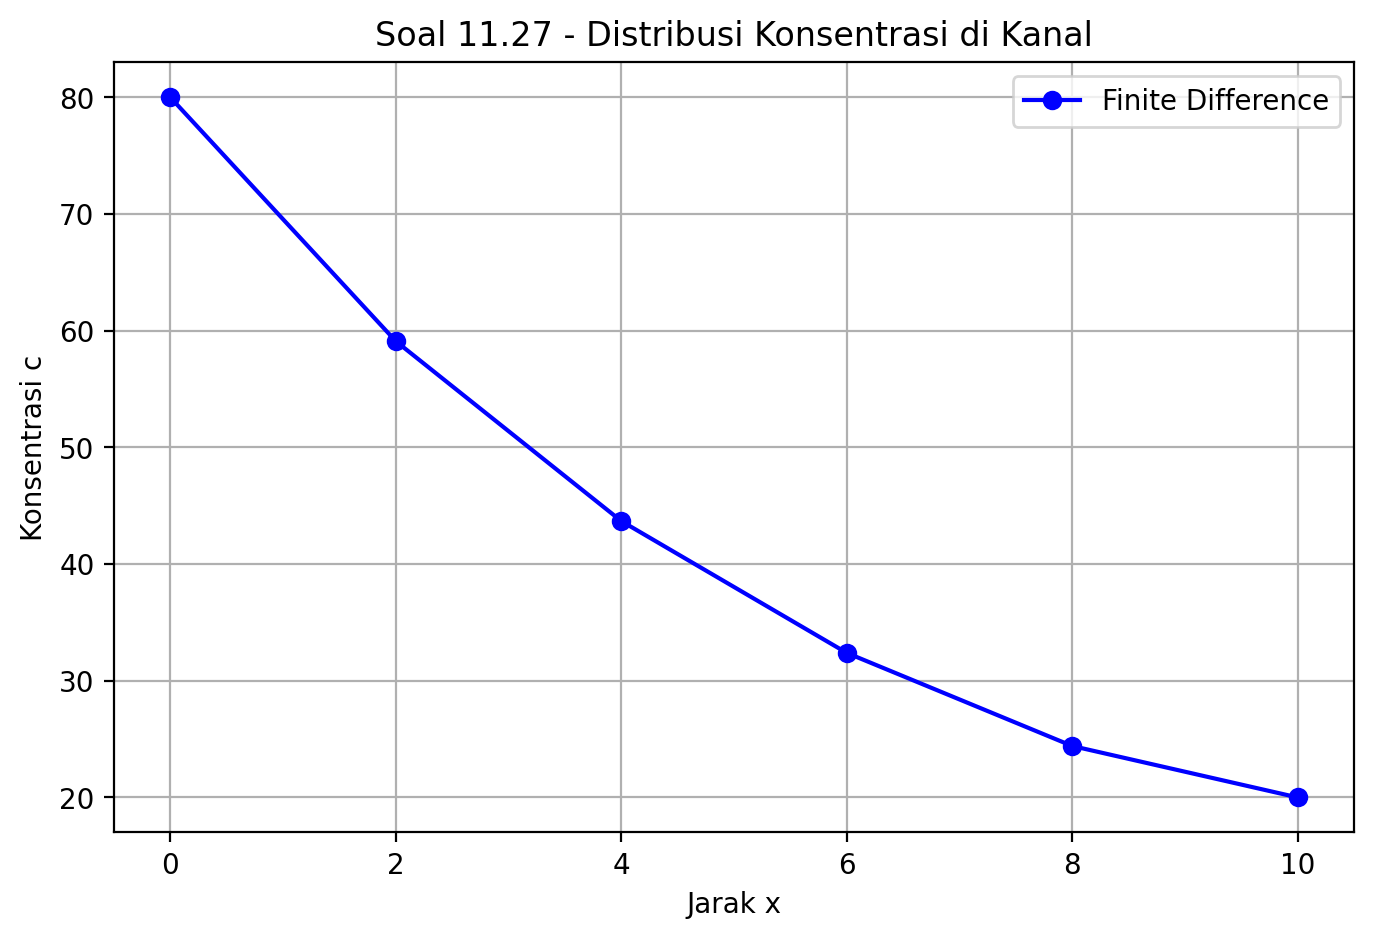

This chart was generated by the following Python code:
"""
soal11_27.py
Nama  : Nazril Ilham Kakame
NIM   : F5512510026
Kelas : Teknik Informatika A

Soal 11.27
Menyelesaikan persamaan diferensial kanal satu dimensi dengan metode beda hingga.

Persamaan:
0 = D * d2c/dx2 - U * dc/dx - k*c

Diketahui:
D = 2
U = 1
k = 0.2
c(0) = 80
c(10) = 20
dx = 2

Diminta:
Menyelesaikan dari x = 0 sampai x = 10 dan membuat plot c terhadap x.
"""

import numpy as np
import matplotlib.pyplot as plt


# ==========================================================
# Data Soal 11.27
# ==========================================================

D = 2.0
U = 1.0
k = 0.2

c_awal = 80.0
c_akhir = 20.0

x_awal = 0.0
x_akhir = 10.0
dx = 2.0


# ==========================================================
# Grid
# ==========================================================

x = np.arange(x_awal, x_akhir + dx, dx)

# Titik total: x = 0, 2, 4, 6, 8, 10
# Titik interior: x = 2, 4, 6, 8
n_interior = len(x) - 2


# ==========================================================
# Koefisien beda hingga
# ==========================================================
# 0 = D*(c(i-1) - 2c(i) + c(i+1))/dx^2
#     - U*(c(i+1) - c(i-1))/(2dx)
#     - k*c(i)
#
# Koefisien:
# c(i-1) = D/dx^2 + U/(2dx)
# c(i)   = -2D/dx^2 - k
# c(i+1) = D/dx^2 - U/(2dx)
# ==========================================================

koef_kiri = D / dx**2 + U / (2 * dx)
koef_tengah = -2 * D / dx**2 - k
koef_kanan = D / dx**2 - U / (2 * dx)


# ==========================================================
# Membentuk sistem linear A*c = b
# ==========================================================

A = np.zeros((n_interior, n_interior))
b = np.zeros(n_interior)

for i in range(n_interior):
    A[i, i] = koef_tengah

    if i > 0:
        A[i, i - 1] = koef_kiri

    if i < n_interior - 1:
        A[i, i + 1] = koef_kanan

# Pengaruh boundary c(0) dan c(10)
b[0] = -koef_kiri * c_awal
b[-1] = -koef_kanan * c_akhir


# ==========================================================
# Penyelesaian
# ==========================================================

c_interior = np.linalg.solve(A, b)

c = np.zeros(len(x))
c[0] = c_awal
c[-1] = c_akhir
c[1:-1] = c_interior

residual = np.linalg.norm(np.dot(A, c_interior) - b, ord=np.inf)


# ==========================================================
# Output
# ==========================================================

print("=== SOAL 11.27 ===")

print("\nParameter:")
print("D  =", D)
print("U  =", U)
print("k  =", k)
print("dx =", dx)
print("c(0)  =", c_awal)
print("c(10) =", c_akhir)

print("\nKoefisien beda hingga:")
print("Koefisien kiri   =", koef_kiri)
print("Koefisien tengah =", koef_tengah)
print("Koefisien kanan  =", koef_kanan)

print("\nMatriks A:")
print(np.round(A, 6))

print("\nVektor b:")
print(np.round(b, 6))

print("\nHasil konsentrasi:")
for i in range(len(x)):
    print("x = {:.0f}, c = {:.6f}".format(x[i], c[i]))

print("\nResidual ||A*c - b|| = {:.10e}".format(residual))


# ==========================================================
# Plot
# ==========================================================

plt.figure(figsize=(8, 5))

plt.plot(x, c, marker="o", color="blue", label="Finite Difference")

plt.xlabel("Jarak x")
plt.ylabel("Konsentrasi c")
plt.title("Soal 11.27 - Distribusi Konsentrasi di Kanal")
plt.grid(True)
plt.legend()

plt.savefig("soal11_27.png", dpi=200, bbox_inches="tight")
plt.close()

print("\nGrafik berhasil disimpan sebagai: soal11_27.png")
